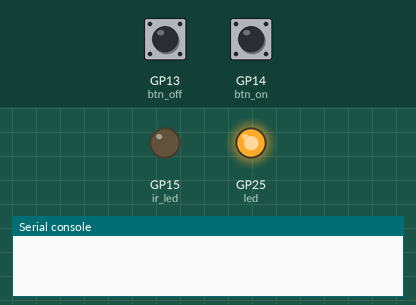
A program run on a simulated Raspberry Pi Pico running MicroPython. Shown: output pins drawn as LEDs (lit = HIGH), the last lines printed to the serial console. Dashed ring = blinking. The inputs (shaded band) are chosen by the test bench; at power-on: GP13 (btn_off) HIGH, GP14 (btn_on) HIGH.

Above: at 0.01 s.
At 1.8 s:
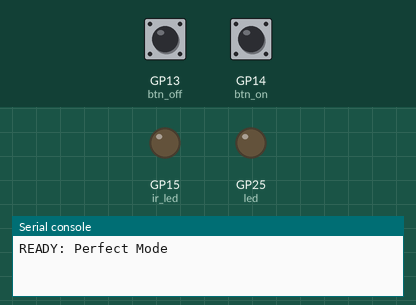
1.9 s: GP13 (btn_off) pulled LOW for 0.15 s
At 2.07 s:
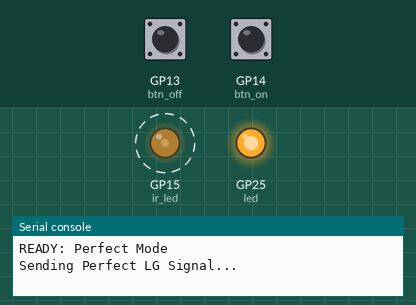
Timing chart, 0 to 4.9 s (numbered marks = the images above; inputs shaded):
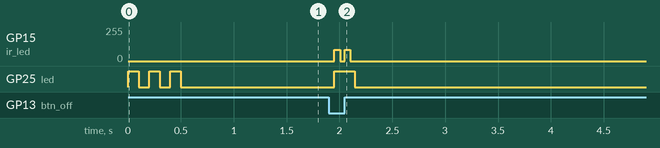

The program:

ir-transmiter-lg-ac-on23off.py
```python
import machine
import utime

# --- Hardware ---
ir_led = machine.PWM(machine.Pin(15))
ir_led.freq(38000) # ความถี่มาตรฐาน
ir_led.duty_u16(0)

btn_on  = machine.Pin(14, machine.Pin.IN, machine.Pin.PULL_UP)
btn_off = machine.Pin(13, machine.Pin.IN, machine.Pin.PULL_UP)
led = machine.Pin("LED", machine.Pin.OUT)

# --- ข้อมูลดิบ (Raw Data) ของคุณ ---
# เราจะใช้ข้อมูลนี้แค่เพื่อดู Pattern (0 หรือ 1) เท่านั้น
# ตัวเลขเวลาในนี้จะไม่ถูกส่งไปตรงๆ (ตัดปัญหาเรื่องเลขเพี้ยน)

RAW_ON = [
    563, 1528, 549, 491, 550, 485, 550, 494, 549, 1528,
    549, 485, 550, 497, 550, 491, 537, 498, 549, 485,
    548, 486, 549, 497, 550, 485, 549, 485, 550, 486,
    549, 499, 550, 1527, 549, 498, 548, 499, 550, 486,
    549, 485, 549, 498, 536, 499, 550, 485, 549, 1541,
    536, 500, 549, 499, 548, 511, 549
]

RAW_OFF = [
    589, 1516, 562, 490, 550, 498, 549, 480, 551, 1528,
    548, 486, 561, 485, 549, 480, 561, 1515, 561, 1528,
    561, 487, 562, 473, 562, 486, 548, 499, 549, 485,
    549, 486, 549, 486, 562, 486, 549, 485, 548, 486,
    549, 485, 563, 1529, 561, 487, 562, 1528, 562, 485,
    550, 487, 548, 486, 549, 1529, 561
]

def send_lg_clean(raw_data):
    led.on()
    print("Sending Perfect LG Signal...")

    # ยิง 2 รอบ ตามมาตรฐาน
    for _ in range(2):

        # 1. ส่ง Header มาตรฐาน (9000, 4500)
        # ไม่สนว่า Raw Data จะเป็นเท่าไหร่ เราบังคับส่งค่านี้เลย
        ir_led.duty_u16(21845) # 33% duty
        utime.sleep_us(9000)
        ir_led.duty_u16(0)
        utime.sleep_us(4500)

        # 2. แปลง Raw Data เป็น Perfect Data
        # วนลูปทีละคู่ (Mark, Space)
        for i in range(0, len(raw_data)-1, 2):
            # --- จังหวะ Mark (ไฟติด) ---
            # บังคับส่ง 560 เสมอ
            ir_led.duty_u16(21845)
            utime.sleep_us(560)

            # --- จังหวะ Space (ไฟดับ) ---
            ir_led.duty_u16(0)

            # เช็คว่า Space ใน Raw Data มันยาวแค่ไหน?
            original_space = raw_data[i+1]

            if original_space > 1000:
                # ถ้าของเดิมยาวเกิน 1000 แปลว่าเป็น "เลข 1"
                # ให้ส่งค่ามาตรฐาน 1690 (แทนที่จะส่ง 1528)
                utime.sleep_us(1690)
            else:
                # ถ้าของเดิมสั้น (400-600) แปลว่าเป็น "เลข 0"
                # ให้ส่งค่ามาตรฐาน 560 (แทนที่จะส่ง 485 ที่สั้นไป)
                utime.sleep_us(560)

        # 3. ปิดท้าย (Stop Bit)
        ir_led.duty_u16(21845)
        utime.sleep_us(560)
        ir_led.duty_u16(0)

        # พักก่อนยิงซ้ำ
        utime.sleep_ms(40)

    led.off()
    print("Done.")

# --- Loop ---
for _ in range(3): led.on(); utime.sleep(0.1); led.off(); utime.sleep(0.1)
print("READY: Perfect Mode")

while True:
    if btn_on.value() == 0:
        utime.sleep(0.05)
        if btn_on.value() == 0:
            send_lg_clean(RAW_ON)
            while btn_on.value() == 0: utime.sleep(0.1)

    if btn_off.value() == 0:
        utime.sleep(0.05)
        if btn_off.value() == 0:
            send_lg_clean(RAW_OFF)
            while btn_off.value() == 0: utime.sleep(0.1)

    utime.sleep(0.05)
```

Measured:
- after the input at 1.9 s, GP15 (ir_led): alternates 85/255 for 0.06 s and 0/255 for 0.04 s, 4 changes in all, then stays 0/255, starting after 0.05 s; GP25 (led): LOW → HIGH after 0.05 s, → LOW 0.19 s later
